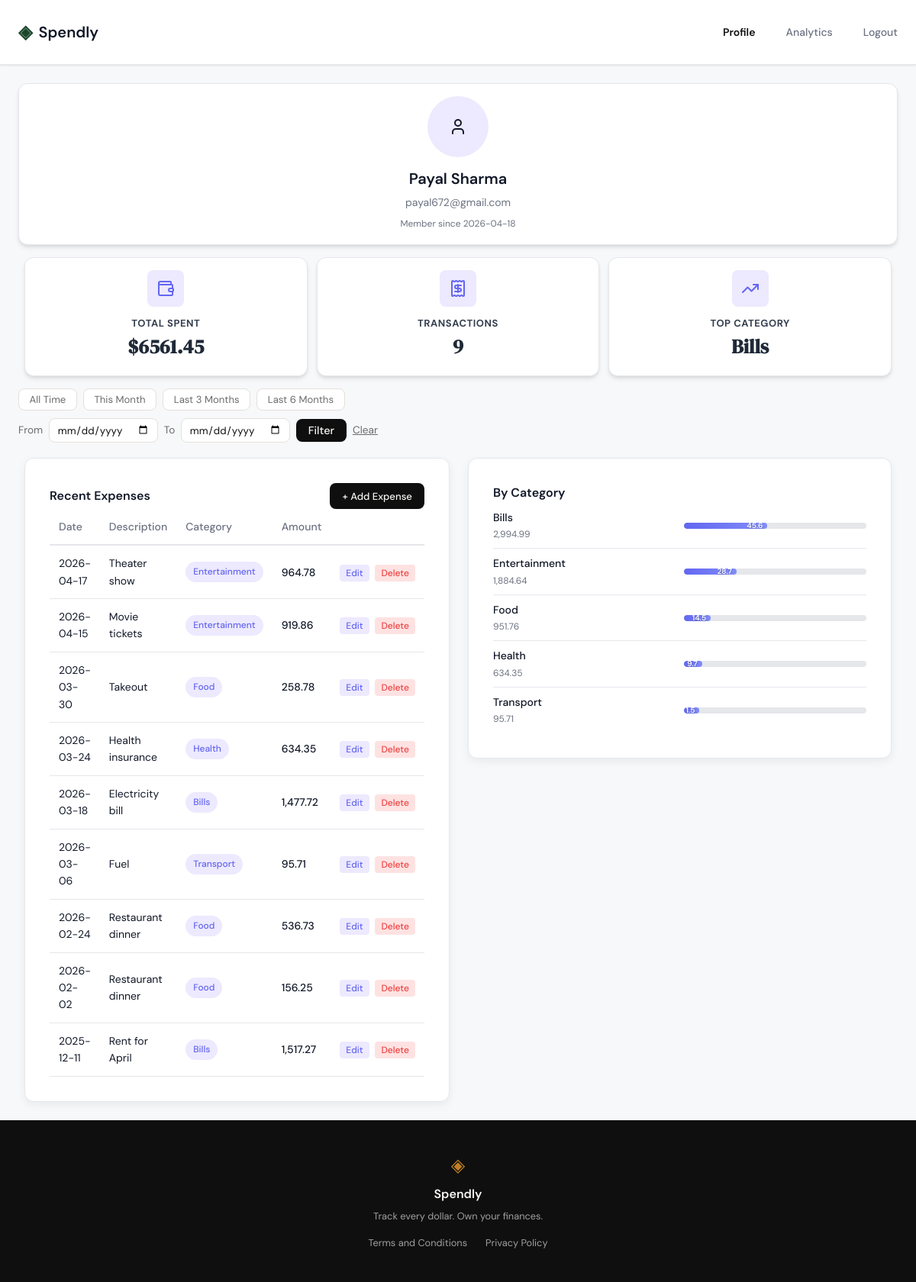
Screenshot of /profile (signed in) with the database file from the repository.
### tables this page shows
CREATE TABLE users (
            id INTEGER PRIMARY KEY AUTOINCREMENT,
            name TEXT NOT NULL,
            email TEXT UNIQUE NOT NULL,
            password_hash TEXT NOT NULL,
            created_at TEXT DEFAULT (datetime('now'))
        );

CREATE TABLE expenses (
            id INTEGER PRIMARY KEY AUTOINCREMENT,
            user_id INTEGER NOT NULL REFERENCES users(id),
            amount REAL NOT NULL,
            category TEXT NOT NULL,
            date TEXT NOT NULL,
            description TEXT,
            created_at TEXT DEFAULT (datetime('now'))
        );

### app.py (the view)
@app.route("/profile")
def profile():
    if "user_id" not in session:
        flash("Please log in to access this page", "warning")
        return redirect(url_for("login"))
    start_date = request.args.get("start_date", "").strip() or None
    end_date = request.args.get("end_date", "").strip() or None
    try:
        if start_date:
            _date.fromisoformat(start_date)
        if end_date:
            _date.fromisoformat(end_date)
        if start_date and end_date and start_date > end_date:
            raise ValueError("start_date after end_date")
    except ValueError:
        flash("Invalid date filter — showing all expenses.", "error")
        start_date = end_date = None
    conn = get_db()
    user = conn.execute(
        "SELECT name, email, created_at FROM users WHERE id = ?",
        (session["user_id"],)
    ).fetchone()
    expenses = get_expenses_for_user(conn, session["user_id"], start_date, end_date)
    conn.close()
    total_spent, average, top_category, category_breakdown = summarise_expenses(expenses)
    filter_active = bool(start_date or end_date)
    recent_expenses = expenses if filter_active else expenses[:10]
    return render_template(
        "profile.html",
        user=user,
        expenses=expenses,
        recent_expenses=recent_expenses,
        filter_active=filter_active,
        total_spent=total_spent,
        total_spent_formatted=f"{total_spent:.2f}",
        average=round(average, 2),
        top_category_name=top_category[0],
        top_category_amount=top_category[1],
        category_breakdown=category_breakdown,
        start_date=start_date or "",
        end_date=end_date or "",
    )

### app.py (called while the page is built)
@app.template_filter('currency')
def currency_filter(value):
    try:
        amount = float(value)
        return f"{amount:,.2f}"
    except (ValueError, TypeError):
        return "0.00"

### database/db.py (called while the page is built)
def get_db():
    conn = sqlite3.connect(DB_PATH)
    conn.row_factory = sqlite3.Row
    conn.execute("PRAGMA foreign_keys = ON")
    return conn

def get_expenses_for_user(conn, user_id, start_date=None, end_date=None):
    query = "SELECT * FROM expenses WHERE user_id = ?"
    params = [user_id]
    if start_date:
        query += " AND date >= ?"
        params.append(start_date)
    if end_date:
        query += " AND date <= ?"
        params.append(end_date)
    query += " ORDER BY date DESC"
    return conn.execute(query, params).fetchall()

def summarise_expenses(expenses):
    total_spent = sum(float(e["amount"]) for e in expenses)
    average = total_spent / len(expenses) if expenses else 0
    category_totals = Counter()
    for e in expenses:
        category_totals[e["category"]] += float(e["amount"])
    top_category = category_totals.most_common(1)[0] if category_totals else ("None", 0)
    total_for_percent = total_spent if total_spent > 0 else 1
    category_breakdown = [
        {
            "name": cat,
            "amount": amt,
            "percentage": round((amt / total_for_percent) * 100, 1),
        }
        for cat, amt in category_totals.most_common()
    ]
    return total_spent, average, top_category, category_breakdown

### templates/profile.html (shortened to what this page needs)
{% extends "base.html" %}
{% block head %}
<link rel="stylesheet" href="{{ url_for('static', filename='css/profile-filter.css') }}">
{% endblock %}
{% block content %}
<div class="profile-container">
  <aside class="profile-sidebar">
    <div class="profile-avatar">
      <i data-lucide="user"></i>
    </div>
    <h2 class="profile-name">{{ user.name }}</h2>
    <p class="profile-email">{{ user.email }}</p>
    <p class="profile-member-since">Member since {{ user.created_at[:10] }}</p>
  </aside>
  <div class="summary-stats">
    <div class="stat-card">
      <div class="stat-icon">
        <i data-lucide="wallet"></i>
      </div>
      <div class="stat-content">
        <div class="stat-label">Total Spent</div>
        <div class="stat-value">${{ total_spent_formatted }}</div>
      </div>
    </div>
    <div class="stat-card">
      <div class="stat-icon">
        <i data-lucide="receipt"></i>
      </div>
      <div class="stat-content">
        <div class="stat-label">Transactions</div>
        <div class="stat-value">{{ expenses|length }}</div>
      </div>
    </div>
    <div class="stat-card">
      <div class="stat-icon">
        <i data-lucide="trending-up"></i>
      </div>
      <div class="stat-content">
        <div class="stat-label">Top Category</div>
        <div class="stat-value">{{ top_category_name }}</div>
      </div>
    </div>
  </div>
  <main class="profile-main">
    <div class="filter-bar">
      <div class="filter-windows">
        <button type="button" class="filter-window-btn" data-window="all">All Time</button>
        <button type="button" class="filter-window-btn" data-window="month">This Month</button>
        <button type="button" class="filter-window-btn" data-window="3months">Last 3 Months</button>
        <button type="button" class="filter-window-btn" data-window="6months">Last 6 Months</button>
      </div>
      <form method="GET" action="{{ url_for('profile') }}" class="filter-form" id="date-filter-form">
        <label for="start_date" class="filter-label">From</label>
        <input type="date" id="start_date" name="start_date"
               value="{{ start_date }}" class="filter-input">
        <label for="end_date" class="filter-label">To</label>
        <input type="date" id="end_date" name="end_date"
               value="{{ end_date }}" class="filter-input">
        <button type="submit" class="btn-primary filter-btn">Filter</button>
        <a href="{{ url_for('profile') }}" class="btn-clear">Clear</a>
      </form>
    </div>
    <div class="columns">
      <section class="column" id="recent-expenses">
        <div class="card expense-section">
          <div class="section-header">
            <h2 class="section-title">
              {% if filter_active %}
                Filtered Expenses
                <span class="section-count">({{ recent_expenses|length }})</span>
              {% else %}
                Recent Expenses
              {% endif %}
            </h2>
            <a href="{{ url_for('add_expense') }}" class="btn-primary btn-sm">
              + Add Expense
            </a>
          </div>
          <div class="table-container">
            {% if recent_expenses %}
            <table class="transaction-table">
              <thead>
                <tr>
                  <th>Date</th>
                  <th>Description</th>
                  <th>Category</th>
                  <th>Amount</th>
                  <th></th>
                </tr>
              </thead>
              <tbody>
                {% for expense in recent_expenses %}
                <tr>
                  <td>{{ expense.date }}</td>
                  <td>{{ expense.description }}</td>
                  <td><span class="badge badge-category">{{ expense.category }}</span></td>
                  <td class="amount-col">{{ expense.amount | currency }}</td>
                  <td class="actions-col">
                    <a href="{{ url_for('edit_expense', expense_id=expense.id) }}" class="action-link action-edit" title="Edit">Edit</a>
                    <a href="{{ url_for('delete_expense', expense_id=expense.id) }}" class="action-link action-delete" title="Delete">Delete</a>
                  </td>
                </tr>
                {% endfor %}
              </tbody>
            </table>
            {% else %}
            <p class="no-expenses">No expenses found for the selected period.</p>
            {% endif %}
          </div>
        </div>
      </section>
      <section class="column" id="by-category">
        <div class="card expense-section">
          <div class="section-header">
            <h2 class="section-title">By Category</h2>
          </div>
          <div class="category-breakdown">
            {% for cat in category_breakdown %}
            <div class="category-row">
              <div class="category-info">
                <span class="category-label">{{ cat.name }}</span>
                <span class="category-amount">{{ cat.amount | currency }}</span>
              </div>
              <div class="progress-wrapper">
                <div class="progress-bar" style="--progress: {{ cat.percentage }};">
                  <span class="progress-fill" data-percent="{{ cat.percentage }}"></span>
                </div>
              </div>
            </div>
            {% endfor %}
          </div>
        </div>
      </section>
    </div>
  </main>
</div>
{% endblock %}

### static/css/style.css (style rules this page uses)
:root { --ink: #0f0f0f; --ink-soft: #2d2d2d; --ink-muted: #6b6b6b; --ink-faint: #a0a0a0; --paper: #f7f6f3; --paper-warm: #f0ede6; --paper-card: #ffffff; --accent: #1a472a; --accent-light: #e8f0eb; --accent-2: #c17f24; --accent-2-light: #fdf3e3; --danger: #c0392b; --danger-light: #fdecea; --border: #e4e1da; --border-soft: #eeebe4; --font-display: 'DM Serif Display', Georgia, serif; --font-body: 'DM Sans', system-ui, sans-serif; --max-width: 1200px; --auth-width: 440px; --radius-sm: 6px; --radius-md: 12px; --radius-lg: 20px; }
*, *::before, *::after { box-sizing: border-box; margin: 0; padding: 0; }
html { font-size: 16px; scroll-behavior: smooth; }
body { background: var(--paper); color: var(--ink); font-family: var(--font-body); font-size: 1rem; line-height: 1.6; -webkit-font-smoothing: antialiased; }
a { color: inherit; text-decoration: none; }
.stat-card { background: var(--paper-card); border: 1px solid var(--border); border-radius: var(--radius-sm); padding: 1rem; display: flex; flex-direction: column; gap: 0.25rem; }
.stat-label { font-size: 0.7rem; font-weight: 500; color: var(--ink-muted); text-transform: uppercase; letter-spacing: 0.04em; }
.stat-value { font-family: var(--font-display); font-size: 1.25rem; color: var(--ink); }
.btn-primary { display: inline-block; background: var(--ink); color: var(--paper); padding: 0.65rem 1.5rem; border-radius: var(--radius-sm); font-family: var(--font-body); font-size: 0.9rem; font-weight: 500; cursor: pointer; border: none; transition: background 0.2s; text-decoration: none; }

### static/css/profile-filter.css (style rules this page uses)
.filter-bar { display: flex; flex-direction: column; gap: 0.65rem; margin-bottom: 1.25rem; }
.filter-windows { display: flex; gap: 0.5rem; flex-wrap: wrap; }
.filter-window-btn { background: var(--paper-card); border: 1px solid var(--border); border-radius: var(--radius-sm); padding: 0.3rem 0.85rem; font-family: var(--font-body); font-size: 0.82rem; color: var(--ink-muted); cursor: pointer; transition: background 0.15s, color 0.15s, border-color 0.15s; }
.filter-form { display: flex; align-items: center; gap: 0.5rem; flex-wrap: wrap; }
.filter-label { font-size: 0.85rem; color: var(--ink-muted); }
.filter-input { border: 1px solid var(--border); border-radius: var(--radius-sm); padding: 0.35rem 0.6rem; font-family: var(--font-body); color: var(--ink); background: var(--paper-card); }
.filter-btn { padding: 0.4rem 1rem; }
.btn-clear { font-size: 0.85rem; color: var(--ink-muted); text-decoration: underline; }

### rows the page displays
users: name "Payal Sharma", email "payal672@gmail.com", created_at "2026-04-18"
expenses: category "Bills", date "2026-03-18", description "Electricity bill", amount "1,477.72", name "Bills", amount "2,994.99", {{ cat.percentage }} 45.6 (drawn)
expenses: date "2026-04-17", description "Theater show", category "Entertainment", amount "964.78", name "Entertainment", amount "1,884.64", {{ cat.percentage }} 28.7 (drawn)
expenses: date "2026-04-15", description "Movie tickets", category "Entertainment", amount "919.86"
expenses: date "2026-03-30", description "Takeout", category "Food", amount "258.78", name "Food", amount "951.76", {{ cat.percentage }} 14.5 (drawn)
expenses: date "2026-03-24", description "Health insurance", category "Health", amount "634.35", name "Health", {{ cat.percentage }} 9.7 (drawn)
expenses: date "2026-03-06", description "Fuel", category "Transport", amount "95.71", name "Transport", {{ cat.percentage }} 1.5 (drawn)
expenses: date "2026-02-24", description "Restaurant dinner", category "Food", amount "536.73"
expenses: date "2026-02-02", description "Restaurant dinner", category "Food", amount "156.25"
expenses: date "2025-12-11", description "Rent for April", category "Bills", amount "1,517.27"

### other values shown
{{ total_spent_formatted }} "6561.45"
{{ expenses|length }} "9"
